Frame 1 (no input): blank canvas, image omitted
Frame 60 (no input): blank canvas, image omitted
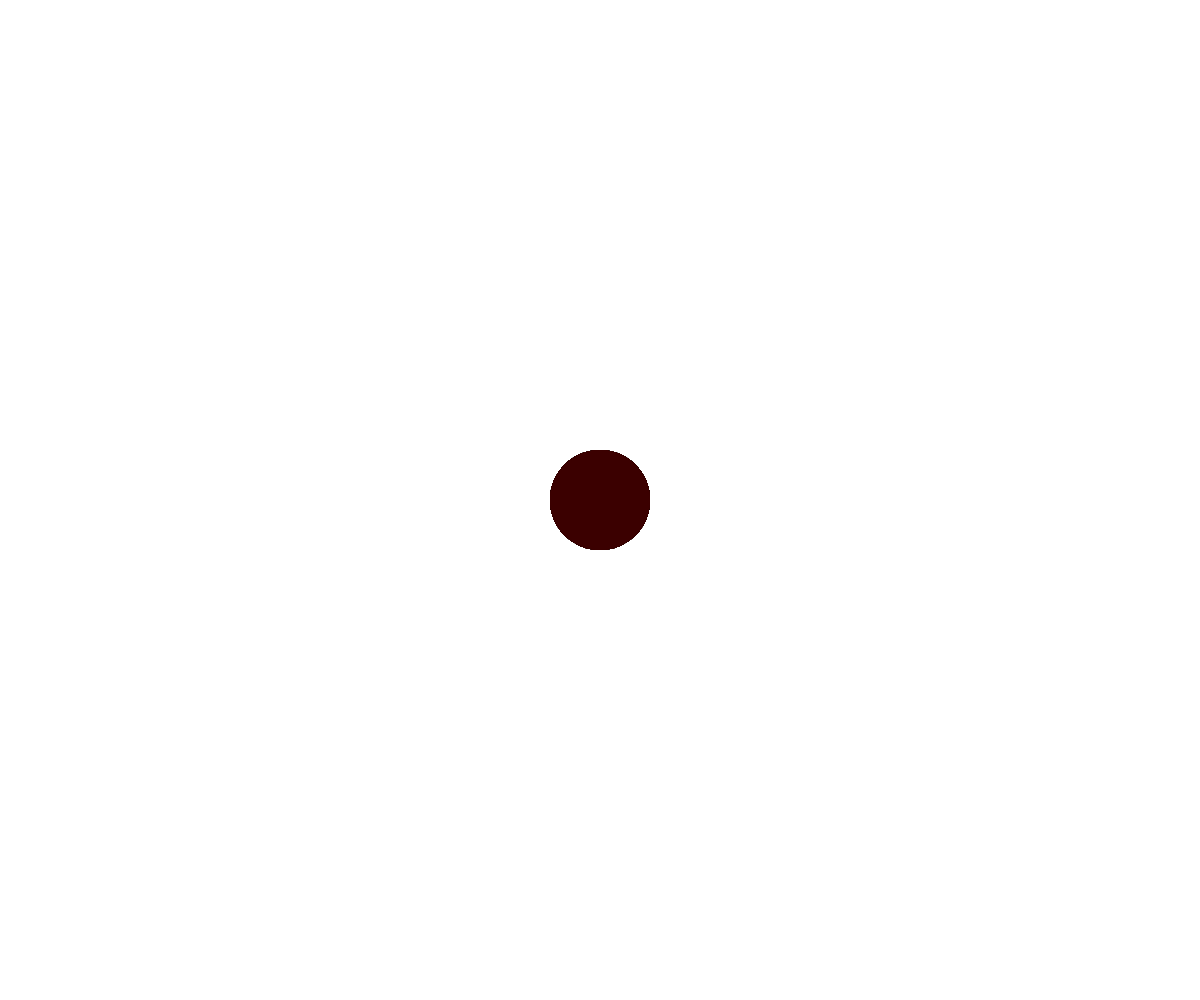
Frame 120 (the mouse pressed at the canvas centre since frame 60)

The p5.js sketch whose frames 1 and 60 were blank and that drew this single picture after the mouse press (run headless with seeded random() and noise() and a simulated clock; from frame 60 on, the mouse is pressed at the canvas centre):

// p5.js sketch
// ── sketch.js
// Project Title
// Your Name
// Date
//
// Extra for Experts:
// - describe what you did to take this project "above and beyond"


let backgroundColour = 256;
let redAmmount = 0;
let redChangeAmmount = 1;

function setup() {
  createCanvas(windowWidth, windowHeight);
  background(backgroundColour);
}

function draw() {
  fill(redAmmount,0,0);
  noStroke();
  if(mouseIsPressed){
    if(mouseButton === LEFT){
      //noCursor();
      ellipse(mouseX, mouseY, 100, 100);
      
      redAmmount += redChangeAmmount;
      
      if(redAmmount >= 256 || redAmmount <= 0){
        redChangeAmmount *= -1;
      }
    }
    else if(mouseButton === CENTER){
      fill(backgroundColour);
      ellipse(mouseX, mouseY, 100, 100);
    }
  }
  console.log(redAmmount);
}
